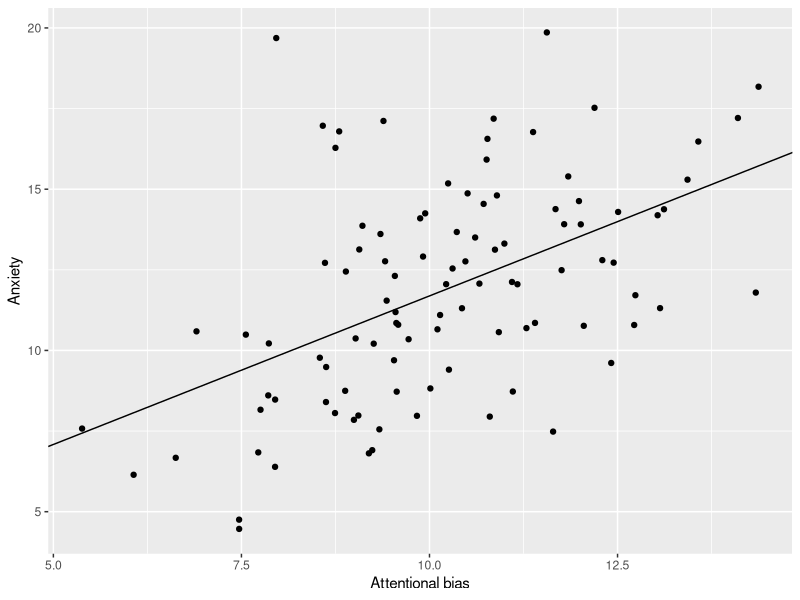
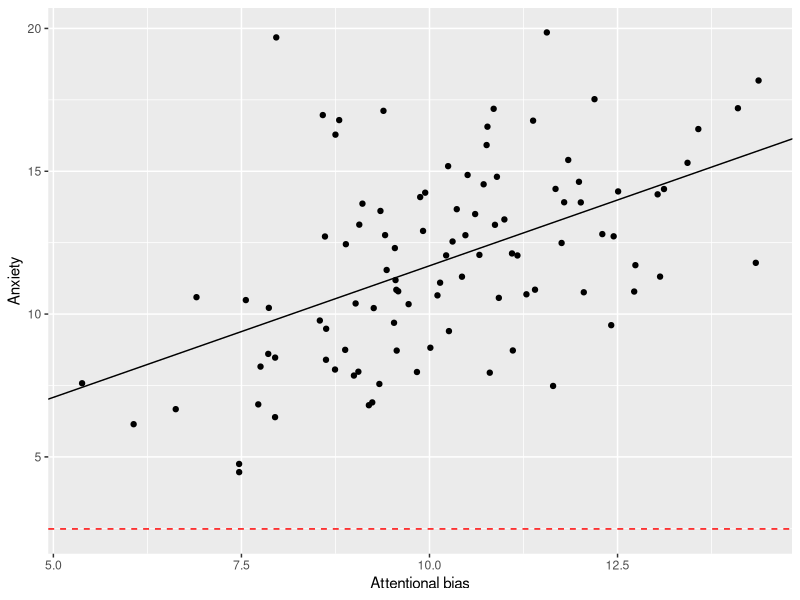
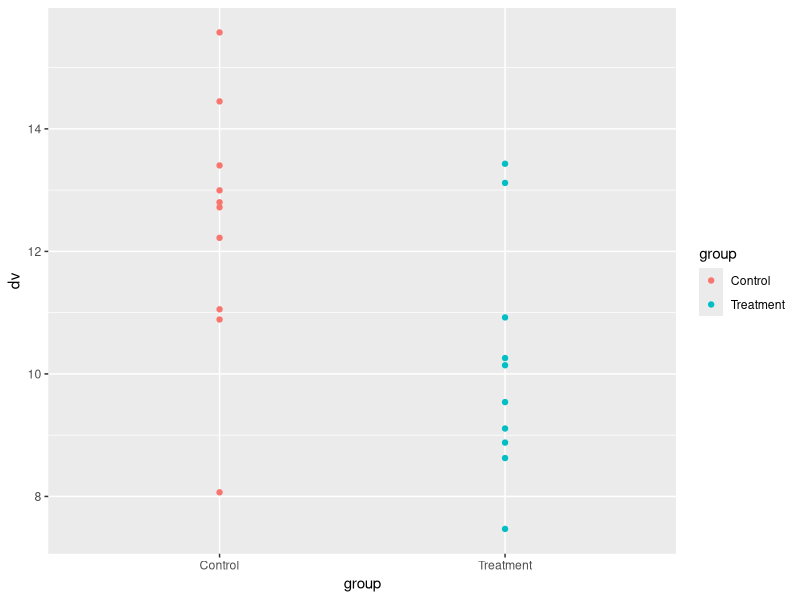
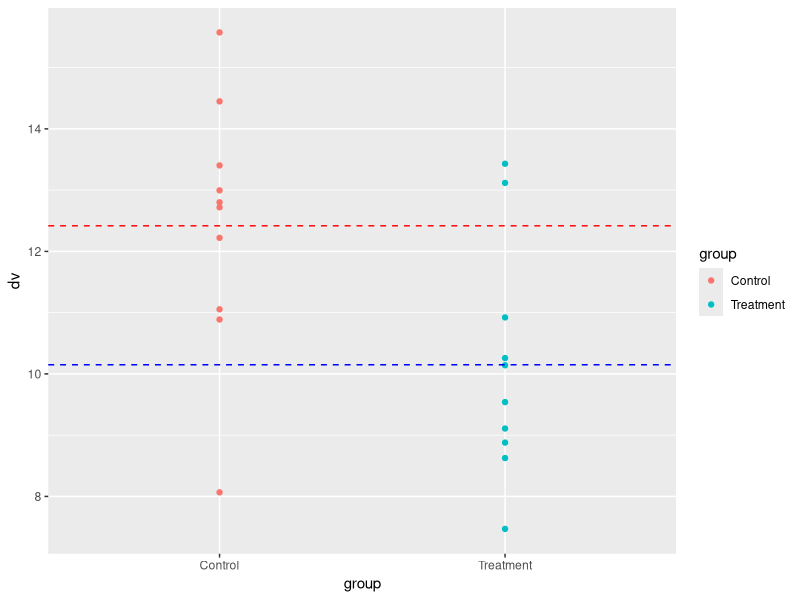
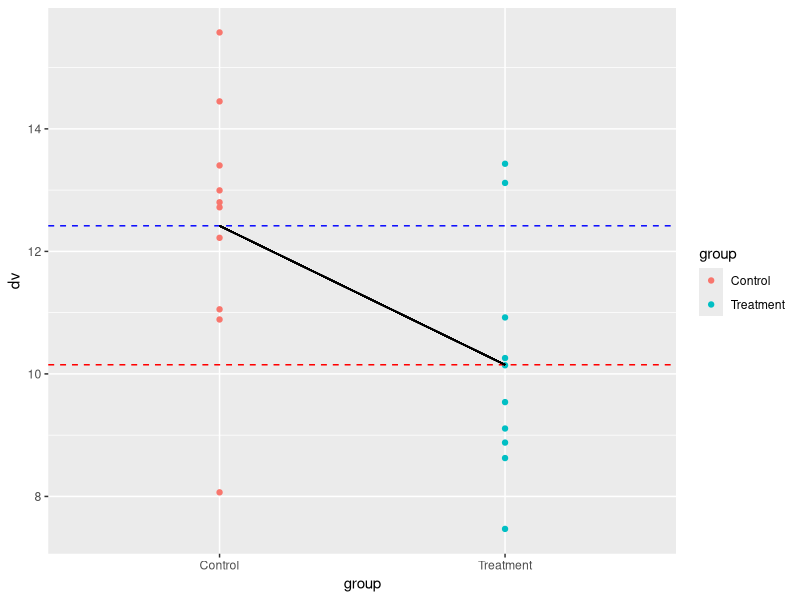

These figures' R source, in order:
## ---- chunk 1

# generate two continuous variables and plot them using ggplot Label the x variable AttentionalBias and the y variable Anxiety

set.seed(123)
library(ggplot2)
x <- rnorm(100, 10, 2)

y <- x + rnorm(100, 2, 3)

df <- data.frame(x, y)

p = ggplot(df, aes(x = x, y = y)) + geom_point() 

# now fit a linear model to the data and add the intercept value to the plot

lm <- lm(y ~ x, data = df)
intercept <- lm$coefficients[1]
# add the regression line to the plot with a confidence interval

p <- p + geom_abline(intercept = intercept, slope = lm$coefficients[2])

p <- p + labs(x = "Attentional bias", y = "Anxiety")



p
## ---- chunk 2



# add a horizontal line to the plot at the intercept value

p + geom_hline(yintercept = intercept, linetype = "dashed", color = "red")

## ---- chunk 3

model1 <- lm(y ~ x, data = df) #<1>

summary(model1) #<2>

## ---- chunk 4

# Generate some data
set.seed(123)
group <- rep(c("Treatment", "Control"), each = 10)
dv <- c(rnorm(10, 10, 2), rnorm(10, 12, 2))
df <- data.frame(group, dv)

## ---- chunk 5
# run a t-test

t.test(dv ~ group, data = df)


## ---- chunk 6

# plot a scatterplot of the data with colour to represent each group


ggplot(df, aes(x = group, y = dv, color = group)) + geom_point() 


## ---- chunk 7

# use geom segment to add a horizontal line for the mean of each group to the plot, use geom_segment so that the mean lines do not cross the mid point of the x axis

ggplot(df, aes(x = group, y = dv, color = group)) + geom_point() + geom_hline(yintercept = mean(df$dv[df$group == "Treatment"]), linetype = "dashed", color = "blue") + geom_hline(yintercept = mean(df$dv[df$group == "Control"]), linetype = "dashed", color = "red") 


## ---- chunk 8

# plot a line between the two means

ggplot(df, aes(x = group, y = dv, color = group)) + geom_point() + geom_hline(yintercept = mean(df$dv[df$group == "Treatment"]), linetype = "dashed", color = "red") + geom_hline(yintercept = mean(df$dv[df$group == "Control"]), linetype = "dashed", color = "blue") + geom_segment(aes(x = "Treatment", xend = "Control", y = mean(df$dv[df$group == "Treatment"]), yend = mean(df$dv[df$group == "Control"])), color = "black")


## ---- chunk 9

# run a linear model

lm(dv ~ group, data = df) |> summary()

## ---- chunk 10

# show the confidence confidence intervals of the coefficients

lm(dv ~ group, data = df) |> confint()

## ---- chunk 11

# Generate some data for a one-way ANOVA with 3 groups

set.seed(123)

group <- rep(c("Group 1", "Group 2", "Group 3"), each = 10)

dv <- c(rnorm(10, 10, 2), rnorm(10, 12, 2), rnorm(10, 14, 2))

df <- data.frame(group, dv)

## ---- chunk 12

# running an ANOVA

aov(dv ~ group, data = df) |> summary()

## ---- chunk 13

lm(dv ~ group, data = df) |> summary()

